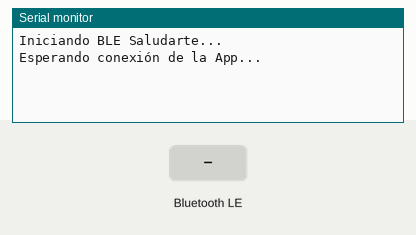
This sketch was run on a simulated ESP32-C6. Shown: the last lines printed to the serial monitor. Inputs (shaded band) come from the test bench. Nothing arrives over Bluetooth unless stated; a phone connects over Bluetooth LE 3 s after start.

Above: at 1.2 s.
1.3 s: Bluetooth LE write "01" received
At 2.5 s:
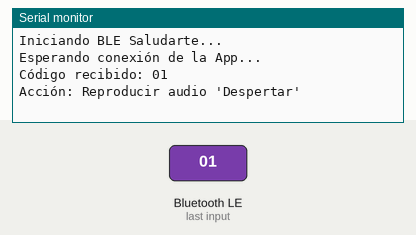
2.8 s: Bluetooth LE write "02" received
At 2.96 s:
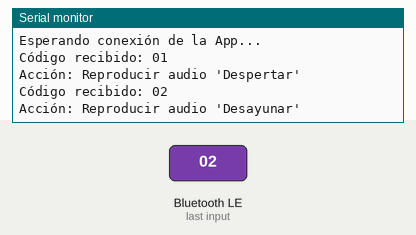
4.5 s: Bluetooth LE write "99" received
At 5.1 s:
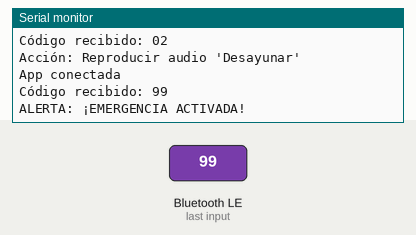

Measured:
- after the input at 1.3 s, the serial monitor: prints a new line at once (image 1)
- after the input at 2.8 s, the serial monitor: prints a new line at once (image 2)
- after the input at 4.5 s, the serial monitor: prints a new line at once (image 3)

The sketch:

ESP32_Saludarte_BLE.ino
```cpp
/*
  SaludarteApp - ESP32-C6 Firmware
  Recibe códigos por BLE para activar recordatorios de audio.

  Placa: ESP32-C6-DevKitC-1
  Librería: ESP32 BLE Arduino (integrada en el core)
*/

#include <BLEDevice.h>
#include <BLEUtils.h>
#include <BLEServer.h>

// UUIDs deben coincidir con la App Android
#define SERVICE_UUID        "4fafc201-1fb5-459e-8fcc-c5c9c331914b"
#define CHARACTERISTIC_UUID "beb5483e-36e1-4688-b7f5-ea07361b26a8"

bool deviceConnected = false;

// Clase para manejar eventos de escritura desde la App
class MyCallbacks: public BLECharacteristicCallbacks {
    void onWrite(BLECharacteristic *pCharacteristic) {
      std::string value = pCharacteristic->getValue();

      if (value.length() > 0) {
        Serial.print("Código recibido: ");
        Serial.println(value.c_str());

        // LÓGICA DE AUDIO
        if (value == "01") {
          Serial.println("Acción: Reproducir audio 'Despertar'");
          // reproducirAudio(1);
        } else if (value == "02") {
          Serial.println("Acción: Reproducir audio 'Desayunar'");
        } else if (value == "99") {
          Serial.println("ALERTA: ¡EMERGENCIA ACTIVADA!");
          // Bucle de sonido fuerte o alerta continua
        }
        // ... agregar el resto de actividades
      }
    }
};

class MyServerCallbacks: public BLEServerCallbacks {
    void onConnect(BLEServer* pServer) {
      deviceConnected = true;
      Serial.println("App conectada");
    };

    void onDisconnect(BLEServer* pServer) {
      deviceConnected = false;
      Serial.println("App desconectada. Reiniciando anuncios...");
      pServer->getAdvertising()->start();
    }
};

void setup() {
  Serial.begin(115200);
  Serial.println("Iniciando BLE Saludarte...");

  // Crear el dispositivo BLE
  BLEDevice::init("SALUDARTE_ESP32");

  // Crear el servidor BLE
  BLEServer *pServer = BLEDevice::createServer();
  pServer->setCallbacks(new MyServerCallbacks());

  // Crear el servicio BLE
  BLEService *pService = pServer->createService(SERVICE_UUID);

  // Crear la característica para recibir datos (WRITE)
  BLECharacteristic *pCharacteristic = pService->createCharacteristic(
                                         CHARACTERISTIC_UUID,
                                         BLECharacteristic::PROPERTY_READ |
                                         BLECharacteristic::PROPERTY_WRITE
                                       );

  pCharacteristic->setCallbacks(new MyCallbacks());

  // Iniciar el servicio
  pService->start();

  // Configurar anuncios (Advertising)
  BLEAdvertising *pAdvertising = BLEDevice::getAdvertising();
  pAdvertising->addServiceUUID(SERVICE_UUID);
  pAdvertising->setScanResponse(true);
  pAdvertising->setMinPreferred(0x06);
  pAdvertising->setMinPreferred(0x12);
  BLEDevice::startAdvertising();

  Serial.println("Esperando conexión de la App...");
}

void loop() {
  // El loop queda libre para otras tareas,
  // la recepción se maneja por callbacks.
  delay(1000);
}
```
